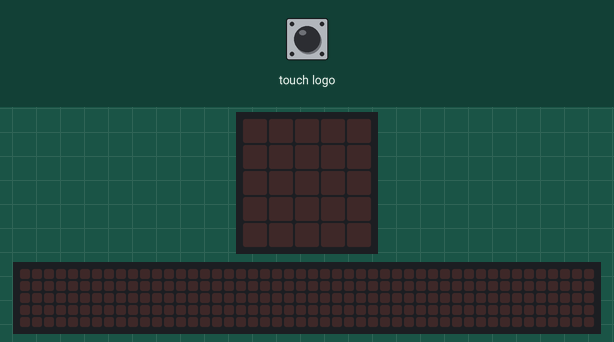
This program was run on a simulated BBC micro:bit (MakeCode). Parts: the board's 5×5 LED display, a strip that is not on the board, showing the scrolling text unrolled. The test bench sets the inputs (shaded band). The 48×5 strip is a reading aid, not a part: it shows the text the display is scrolling, unrolled, one strip-width of it at a time.

Above: at 1.2 s.
1.3 s: touch logo pressed for 1 s
At 2.37 s:
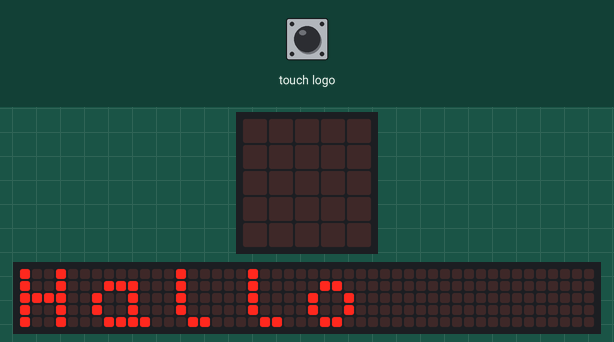
4.3 s: touch logo pressed for 0.15 s
7.4 s: touch logo pressed for 3.2 s
At 7.9 s:
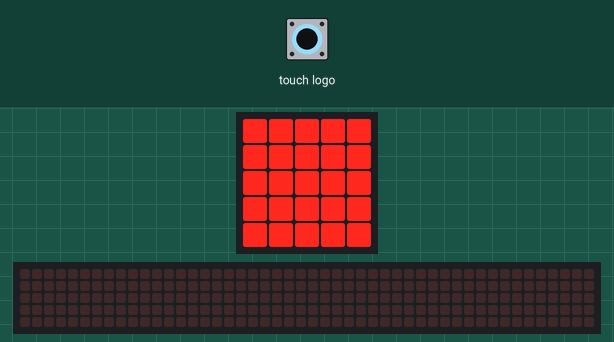
At 10.82 s:
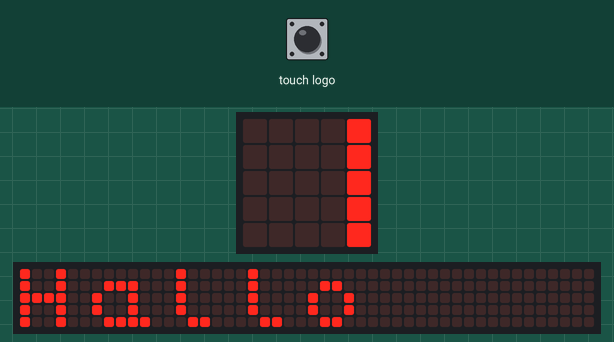

The program:

main.ts
```typescript
input.onLogoEvent(TouchButtonEvent.Pressed, function () {
    basic.showLeds(`
        # # # # #
        # # # # #
        # # # # #
        # # # # #
        # # # # #
        `)
    basic.clearScreen()
})
input.onLogoEvent(TouchButtonEvent.LongPressed, function () {
    basic.showString("Hallo")
    basic.clearScreen()
})
basic.forever(function () {

})
```

test.ts
```typescript
// tests gaan hier; deze zal niet worden gecompileerd wanneer dit pakket wordt gebruikt als extensie.
```

Measured:
- after the input at 1.3 s, the display: changes after 1.0 s (image 1)
- what the display in image 2 shows lasts 0.4 s, from 7.7 s to 8.1 s
